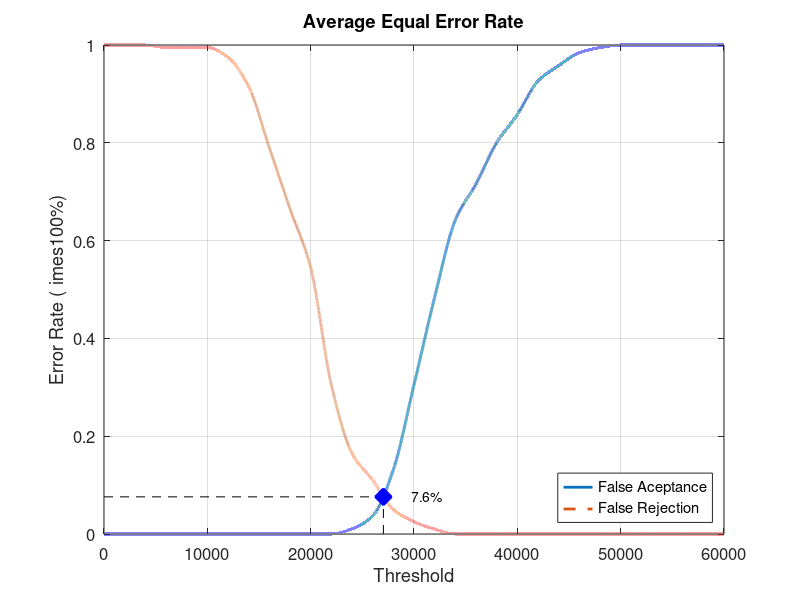
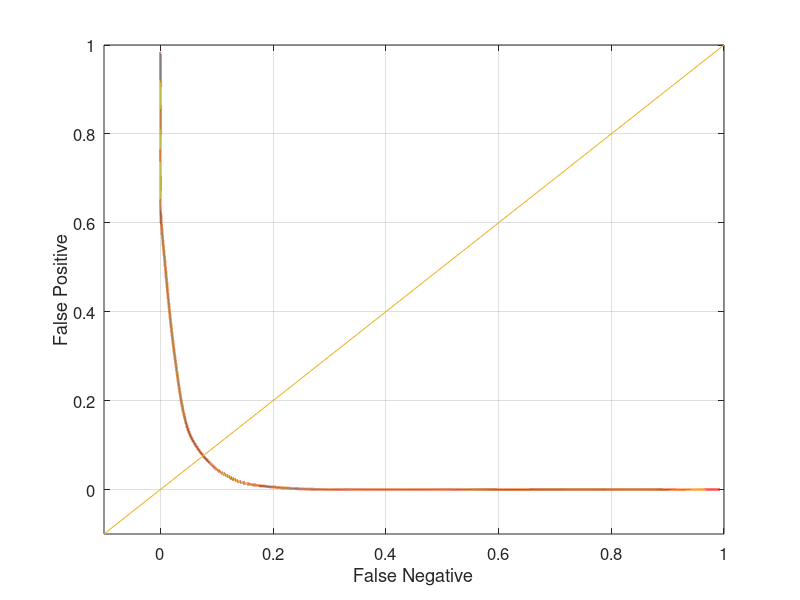

The MATLAB source for these figures, in order:
close all;
clear;
clc;
x = 0:2000:60000;
xq = 0:0.5:60000;

y0 = [0 0 0 0 0 0 0 0 0 0 0 0 0.0105263 0.0368421 0.131579 0.305263 0.484211 0.642105 0.715789 0.8 0.857895 0.926316 0.957895 0.984211 0.994737 1 1 1 1 1 1]
yy0 = interp1(x, y0, xq, 'pchip');
y1 = [1 1 1 0.995 0.995 0.995 0.975 0.915 0.79 0.665 0.545 0.305 0.165 0.11 0.05 0.025 0.01 0 0 0 0 0 0 0 0 0 0 0 0 0 0]
yy1 = interp1(x, y1, xq, 'pchip');

% Calculating EER: 
y2 = abs(y0 - y1);
find(y2 == min(y2))
yy2 = abs(yy0 - yy1);
xEER = find(yy2 == min(yy2));
xEERIndex = xq(xEER) % X-axis EER
yEER = yy0(xEER) % Y-axis EER

main = figure
plot(xq, yy0,'-','LineWidth', 2);	hold on
plot(xq, yy1,'--','LineWidth', 2);	hold on
plot([xEERIndex xEERIndex], [0 yEER], 'k--');	hold on
plot([0 xEERIndex], [yEER yEER], 'k--');	hold on
plot(xEERIndex, yEER, 'bx', 'LineWidth', 10);	hold on
text(xEERIndex + 10 * xEERIndex / 100, yEER, [num2str(round((10000 * yEER)) / 100) '%'])
legend('False Aceptance', 'False Rejection', 'Location', 'SouthEast')
xlabel('Threshold')
ylabel('Error Rate (	imes100%)')
title('Average Equal Error Rate')
set(gca, 'FontSize', 12)
axis([0 60000 0 1])
grid on

print(main, 'Database4_1Main', '-dpng');
FNRxFPR = figure('Color', [1 1 1]);
plot(yy1, yy0, '-', yy1, yy0, 'LineWidth', 2);
hold on
y = -0.1:0.1:1
plot(y, y); 
set(gca, 'FontSize', 12)
xlabel('False Negative')
ylabel('False Positive')
axis([-0.1 1 -0.1 1])
set(gca, 'FontSize', 12)
grid on

print(FNRxFPR, 'Database4_1FNRxFPR','-dpng');
